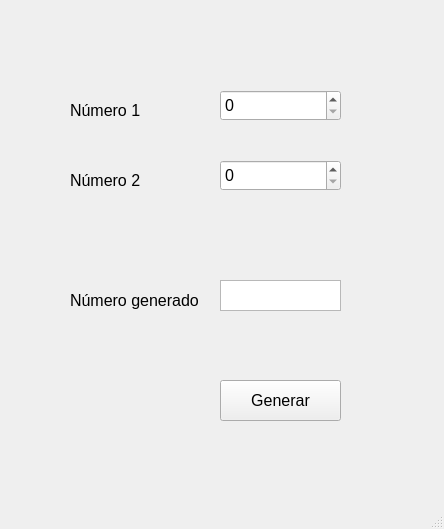
<?xml version="1.0" encoding="UTF-8"?>
<ui version="4.0">
 <class>MainWindow</class>
 <widget class="QMainWindow" name="MainWindow">
  <property name="geometry">
   <rect>
    <x>0</x>
    <y>0</y>
    <width>444</width>
    <height>529</height>
   </rect>
  </property>
  <property name="windowTitle">
   <string>Generador de números</string>
  </property>
  <widget class="QWidget" name="centralwidget">
   <widget class="QLabel" name="etq_numero1">
    <property name="geometry">
     <rect>
      <x>70</x>
      <y>100</y>
      <width>81</width>
      <height>21</height>
     </rect>
    </property>
    <property name="font">
     <font>
      <pointsize>12</pointsize>
     </font>
    </property>
    <property name="text">
     <string>Número 1</string>
    </property>
   </widget>
   <widget class="QLabel" name="etq_numero2">
    <property name="geometry">
     <rect>
      <x>70</x>
      <y>170</y>
      <width>81</width>
      <height>21</height>
     </rect>
    </property>
    <property name="font">
     <font>
      <pointsize>12</pointsize>
     </font>
    </property>
    <property name="text">
     <string>Número 2</string>
    </property>
   </widget>
   <widget class="QSpinBox" name="spinNumero1">
    <property name="geometry">
     <rect>
      <x>220</x>
      <y>90</y>
      <width>121</width>
      <height>31</height>
     </rect>
    </property>
    <property name="font">
     <font>
      <pointsize>12</pointsize>
     </font>
    </property>
   </widget>
   <widget class="QSpinBox" name="spinNumero2">
    <property name="geometry">
     <rect>
      <x>220</x>
      <y>160</y>
      <width>121</width>
      <height>31</height>
     </rect>
    </property>
    <property name="font">
     <font>
      <pointsize>12</pointsize>
     </font>
    </property>
   </widget>
   <widget class="QLabel" name="etq_generado">
    <property name="geometry">
     <rect>
      <x>70</x>
      <y>290</y>
      <width>141</width>
      <height>21</height>
     </rect>
    </property>
    <property name="font">
     <font>
      <pointsize>12</pointsize>
     </font>
    </property>
    <property name="text">
     <string>Número generado</string>
    </property>
   </widget>
   <widget class="QTextBrowser" name="textGenerado">
    <property name="geometry">
     <rect>
      <x>220</x>
      <y>280</y>
      <width>121</width>
      <height>31</height>
     </rect>
    </property>
    <property name="font">
     <font>
      <pointsize>12</pointsize>
     </font>
    </property>
   </widget>
   <widget class="QPushButton" name="botonGenerar">
    <property name="geometry">
     <rect>
      <x>220</x>
      <y>380</y>
      <width>121</width>
      <height>41</height>
     </rect>
    </property>
    <property name="font">
     <font>
      <pointsize>12</pointsize>
     </font>
    </property>
    <property name="text">
     <string>Generar</string>
    </property>
   </widget>
  </widget>
  <widget class="QStatusBar" name="statusbar"/>
 </widget>
 <resources/>
 <connections/>
</ui>
